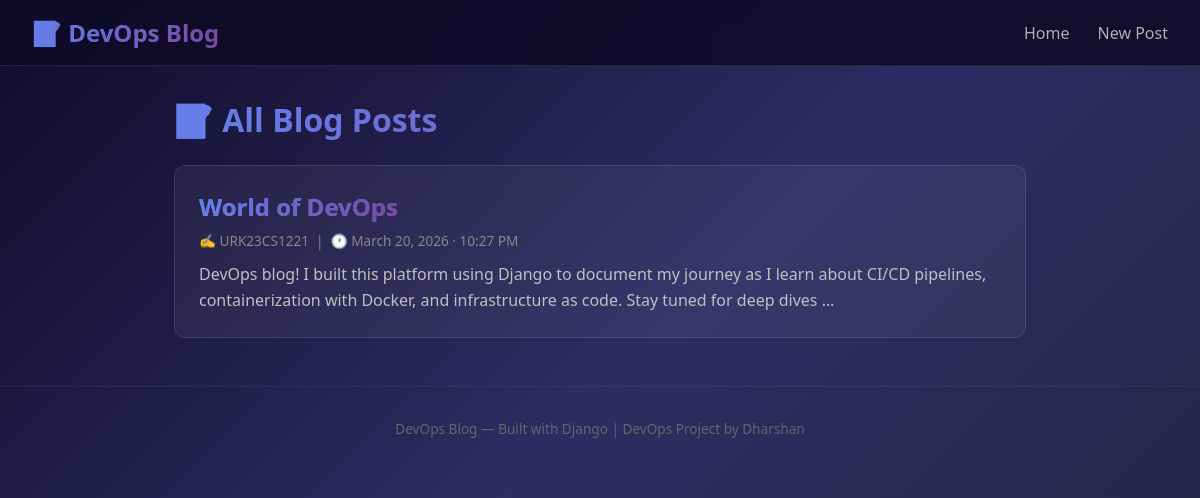
Before: / with the older database file.
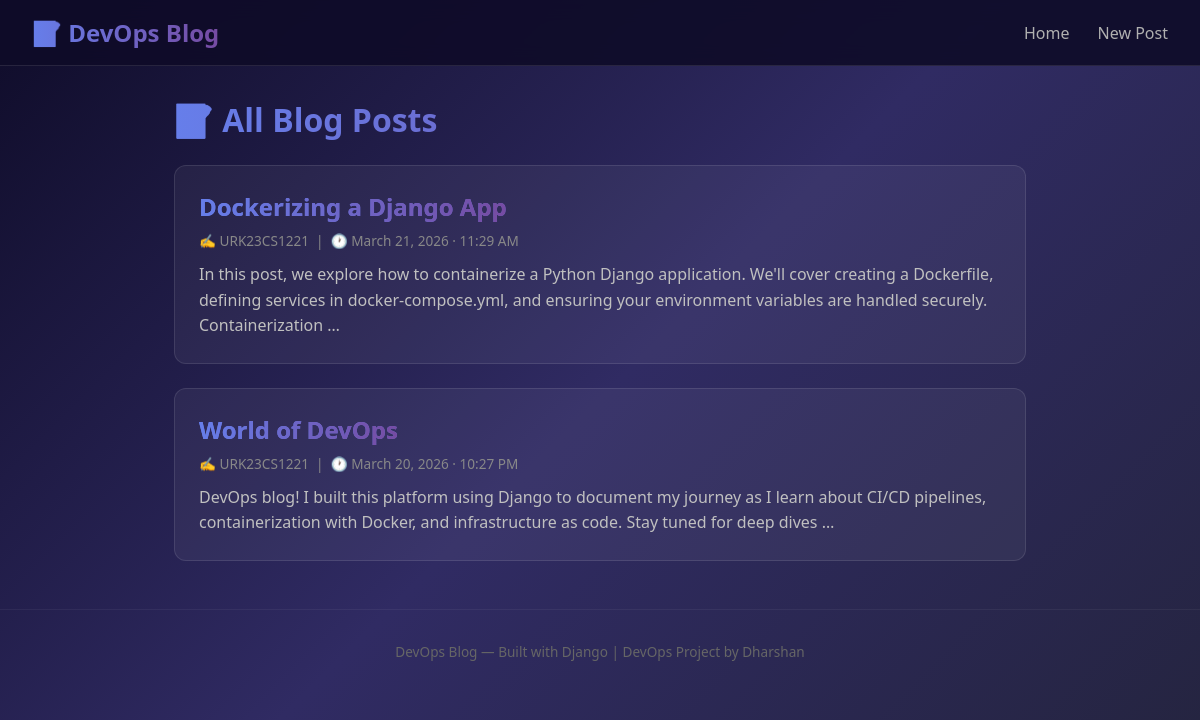
After: the same page with the newer database file.
### blog/models.py (models this page shows, shortened)
class Post(models.Model):
    title = models.CharField(max_length=200)
    content = models.TextField()
    author = models.CharField(max_length=100)
    created_at = models.DateTimeField(auto_now_add=True)
    class Meta:
        ordering = ['-created_at']

### blog/views.py (the view)
# urls.py: path('', views.post_list, name='post_list'),
def post_list(request):
    posts = Post.objects.all()
    return render(request, 'blog/post_list.html', {'posts': posts})

### blog/templates/blog/post_list.html (shortened to what this page needs)
{% extends 'blog/base.html' %}
{% block content %}
<h1>📝 All Blog Posts</h1>
{% if posts %}
    {% for post in posts %}
    <div class="card">
        <h2><a href="{% url 'post_detail' pk=post.pk %}">{{ post.title }}</a></h2>
        <div class="meta">
            ✍️ {{ post.author }} &nbsp;|&nbsp; 🕐 {{ post.created_at|date:"F j, Y · g:i A" }}
        </div>
        <p class="excerpt">{{ post.content|truncatewords:30 }}</p>
    </div>
    {% endfor %}
{% else %}
    <div class="empty-state">
        <p>No blog posts yet. Be the first to write one!</p>
        <a href="{% url 'post_create' %}" class="btn">✏️ Create First Post</a>
    </div>
{% endif %}
{% endblock %}

### blog/templates/blog/base.html (shortened to what this page needs)
<!DOCTYPE html>
<html lang="en">
<head>
</head>
<body>
    <nav>
        <a href="{% url 'post_list' %}" class="logo">📝 DevOps Blog</a>
        <div class="nav-links">
            <a href="{% url 'post_list' %}">Home</a>
            <a href="{% url 'post_create' %}">New Post</a>
        </div>
    </nav>
    <div class="container">
        {% block content %}{% endblock %}
    </div>
    <footer>
        DevOps Blog &mdash; Built with Django | DevOps Project by Dharshan
    </footer>
</body>
</html>

### blog/templates/blog/base.html (style rules this page uses)
* { margin: 0; padding: 0; box-sizing: border-box; }
body { font-family: 'Segoe UI', Tahoma, Geneva, Verdana, sans-serif; background: linear-gradient(135deg, #0f0c29, #302b63, #24243e); min-height: 100vh; color: #e0e0e0; }
nav { background: rgba(15, 12, 41, 0.9); backdrop-filter: blur(10px); border-bottom: 1px solid rgba(255, 255, 255, 0.1); padding: 1rem 2rem; display: flex; justify-content: space-between; align-items: center; position: sticky; top: 0; z-index: 100; }
nav .logo { font-size: 1.5rem; font-weight: 700; background: linear-gradient(90deg, #667eea, #764ba2); -webkit-background-clip: text; -webkit-text-fill-color: transparent; text-decoration: none; }
nav .nav-links a { color: #b0b0b0; text-decoration: none; margin-left: 1.5rem; font-weight: 500; transition: color 0.3s ease; }
.container { max-width: 900px; margin: 2rem auto; padding: 0 1.5rem; }
h1, h2 { background: linear-gradient(90deg, #667eea, #764ba2); -webkit-background-clip: text; -webkit-text-fill-color: transparent; margin-bottom: 1.5rem; }
.card { background: rgba(255, 255, 255, 0.05); border: 1px solid rgba(255, 255, 255, 0.1); border-radius: 12px; padding: 1.5rem; margin-bottom: 1.5rem; transition: transform 0.2s ease, box-shadow 0.2s ease; }
.card h2 { margin-bottom: 0.5rem; }
.card h2 a { text-decoration: none; background: linear-gradient(90deg, #667eea, #764ba2); -webkit-background-clip: text; -webkit-text-fill-color: transparent; }
.card .meta { color: #888; font-size: 0.85rem; margin-bottom: 0.75rem; }
.card .excerpt { color: #c0c0c0; line-height: 1.6; }
footer { text-align: center; padding: 2rem; color: #666; font-size: 0.85rem; border-top: 1px solid rgba(255, 255, 255, 0.05); margin-top: 3rem; }

Changed rows visible on the page:
added Post: title "Dockerizing a Django App", author "URK23CS1221", created_at "March 21, 2026 · 11:29 AM", content "In this post, we explore how to containerize a Python Django application. We'll cover creating a Dockerfile, defining services in docker-compose.yml, and ensuring your environment variables are handled securely. Containerization …"
